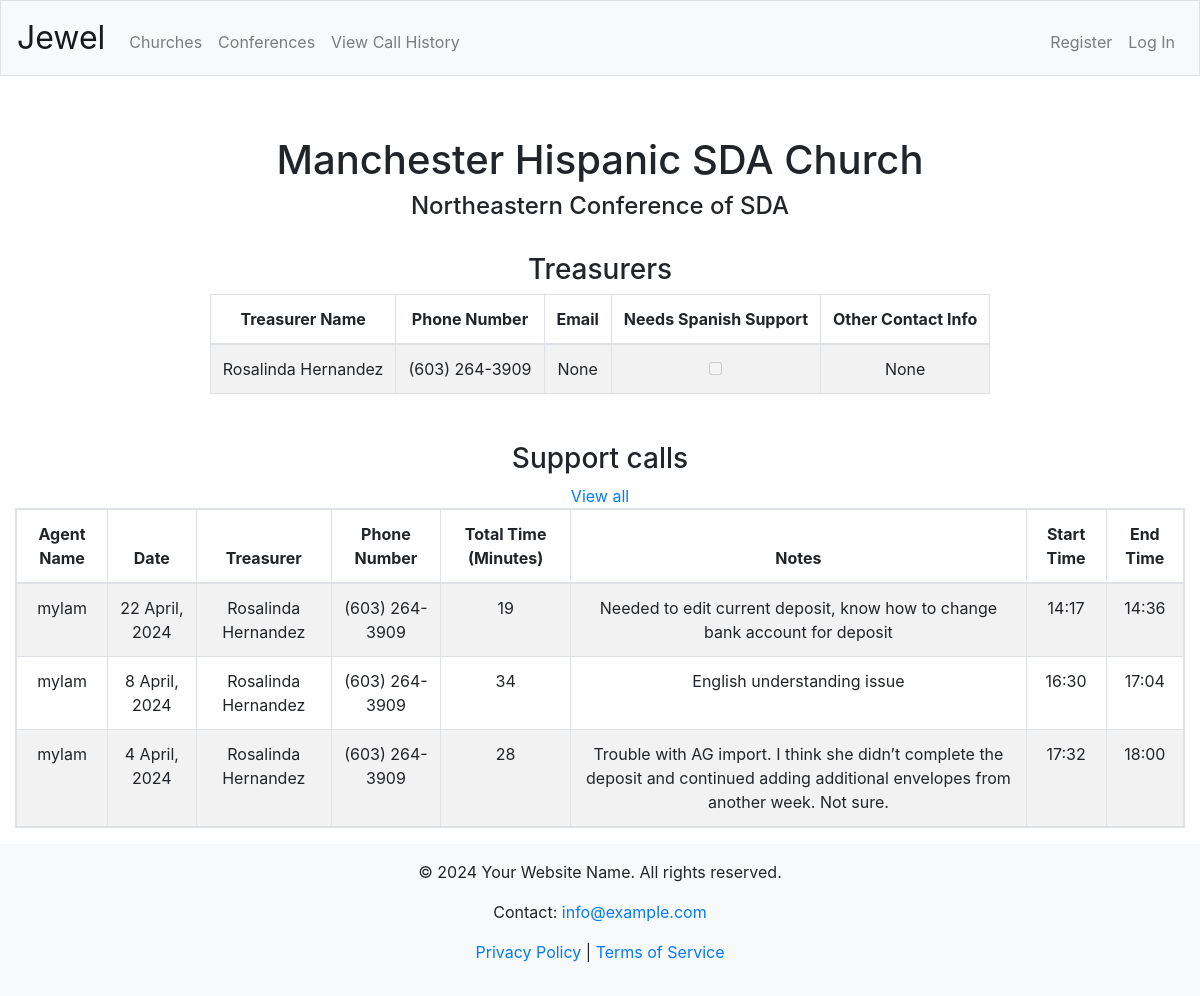
The app's page /churches?churchID=3789 with its own data.
### tables this page shows
CREATE TABLE Churches (
    id INTEGER PRIMARY KEY AUTOINCREMENT,
    conferenceID INTEGER NOT NULL,
    name TEXT,
    notes TEXT,
    eAdventistID TEXT UNIQUE,
    FOREIGN KEY (conferenceID) REFERENCES Conferences(id)
);

CREATE TABLE Conferences (
    id INTEGER PRIMARY KEY AUTOINCREMENT,
    name TEXT,
    supported INTEGER DEFAULT 1 CHECK (supported IN (0, 1)),
    eAdventistID TEXT UNIQUE
);

CREATE TABLE Treasurers (
    id INTEGER PRIMARY KEY AUTOINCREMENT,
    churchID INTEGER NOT NULL,
    name TEXT,
    phoneNumber TEXT,
    email TEXT,
    needSpanish INTEGER DEFAULT 0 CHECK (needSpanish IN (0, 1)), otherContactInfo TEXT,
    FOREIGN KEY (churchID) REFERENCES Churches(id)
);

CREATE TABLE SupportCalls (
    id INTEGER PRIMARY KEY AUTOINCREMENT,
    treasurerID INTEGER NOT NULL,
    agentID INTEGER NOT NULL,
    date TEXT,
    startTime TEXT,
    endTime TEXT,
    totalTime TEXT,
    notes TEXT,
    visible INTEGER DEFAULT 1 CHECK (visible IN (0, 1)),
    FOREIGN KEY (treasurerID) REFERENCES Treasurers(id),
    FOREIGN KEY (agentID) REFERENCES Users(id)
);

CREATE TABLE Users (
    id INTEGER PRIMARY KEY AUTOINCREMENT,
    username VARCHAR(20) UNIQUE NOT NULL,
    hash VARCHAR(64) NOT NULL,
    password VARCHAR(50) NOT NULL,
    email TEXT,
    admin INTEGER DEFAULT 0 CHECK (admin IN (0, 1)),
    phone TEXT
);

### app.py (the view)
@app.route("/churches")
def churches():
    churchID = request.args.get('churchID')
    if churchID:
        church = dbExecute("""SELECT con.name AS conferenceName,
                            ch.name AS churchName,
                            ch.id AS churchID,
                            con.id AS conferenceID
                            FROM Conferences con, Churches ch
                            WHERE ch.conferenceID = con.id AND ch.id = ?;""", churchID)
        if not church:
            return redirect("/churches")
        church = church[0]
        treasurers = dbExecute("SELECT * FROM Treasurers WHERE churchID = ?", churchID)
        calls = getSupportCallsWithOptionalFilters("church", churchID)
        return render_template("church-info.html", church=church, treasurers=treasurers, calls=calls)
    churches = dbExecute("""SELECT c.*,
                            con.name AS conferenceName
                            FROM Churches c, Conferences con
                            WHERE c.conferenceID = con.id;""")
    return render_template("churches.html", churches=churches)

### app.py (called while the page is built)
@app.after_request
def after_request(response):
    response.headers["Cache-Control"] = "no-cache, no-store, must-revalidate"
    response.headers["Expires"] = 0
    response.headers["Pragma"] = "no-cache"
    return response

### db_helpers.py (called while the page is built)
def dbExecute(sqlCode, *args):
    result = None
    if len(args) != 0:
        if type(args[0]) == dict:
            result = db.session.execute(text(sqlCode), args[0])
        else:
            d = {}
            for i in range(len(args)):
                sqlCode = sqlCode.replace("?", ":named" + str(i), 1)
                d["named" + str(i)] = args[i]
            result = db.session.execute(text(sqlCode), d)
    else:
        result = db.session.execute(text(sqlCode))
    try:
        keys = list(result.keys())
        rows = result.fetchall()
        toReturn = []
        for row in rows:
            obj = {}
            for i in range(len(keys)):
                obj[keys[i]] = row[i]
            toReturn.append(obj)
        return toReturn
    except Exception as e:
        db.session.commit()

### helpers.py (called while the page is built)
def sortByID(item):
        return item["id"]

### templates/church-info.html (shortened to what this page needs)
{% extends "layout.html" %}
{% block main %}
<h1>{{ church.churchName }}</h1>
<h4>{{ church.conferenceName }}</h4>
<br>
<h3>Treasurers</h3>
<table id="treasurersTable" class="table table-bordered table-striped table-responsive">
    <thead>
        <tr>
            <th>Treasurer Name</th>
            <th>Phone Number</th>
            <th>Email</th>
            <th>Needs Spanish Support</th>
            <th>Other Contact Info</th>
        </tr>
    </thead>
    <tbody>
    {% for treasurer in treasurers %}
        <tr id="treasurer#{{ treasurer.id }}">
            <td>{{ treasurer.name }}</td>
            <td>{{ treasurer.phoneNumber }}</td>
            <td>{{ treasurer.email }}</td>
            <td><input type="checkbox" {% if treasurer.needsSpanish %}checked{% endif %} disabled></td>
            <td>{{ treasurer.otherContactInfo }}</td>
        </tr>
    {% endfor %}
    </tbody>
</table>
<br>
<br>
<br>
<h3>Support calls</h3>
<a href="/view-calls?churchID={{ church.churchID }}">View all</a>
<br>
{% with selection=church, doPaging=True %}
    {% include "calls-table.html" %}
{% endwith %}
{% endblock %}

### templates/calls-table.html (shortened to what this page needs)
{% set months = ["", "January", "February", "March", "April", "May", "June", "July", "August", "September", "October", "November", "December"] %}
<table id="callsTable" class="table table-bordered table-striped table-responsive">
    <thead>
        <tr>
            <th>Agent Name</th>
            <th>Date</th>
            <th>Treasurer</th>
            <th>Phone Number</th>
            <th>Total Time (Minutes)</th>
            <th>Notes</th>
            <th>Start Time</th>
            <th>End Time</th>
        </tr>
    </thead>
    <tbody>
    {% for call in calls %}
        <tr id="call#{{ call.id }}">
            <td>{{ call.agentName }}</td>
            {% set date_components = call.date.split('-') %}
            {% set day = date_components[0]|int %}
            {% set month = date_components[1]|int %}
            {% set year = date_components[2]|int %}
            {% set month_name = months[month] %}
            <td>{{ day }} {{ month_name }}, {{ year }}</td>
            <td>{{ call.treasurerName }}</td>
            <td>{{ call.treasurerPhone }}</td>
            <td>{{ call.totalTime }}</td>
            <td>{{ call.notes }}</td>
            <td>{{ call.startTime }}</td>
            <td>{{ call.endTime }}</td>
        </tr>
    {% endfor %}
    </tbody>
</table>

### static/styles.css (style rules this page uses)
.table { max-width: 100%; overflow-x: auto; }

### templates/church-info.html (style rules this page uses)
#treasurersTable { display: inline; border: none; }

### records on screen
Churches: churchName "Manchester Hispanic SDA Church"
Conferences: conferenceName "Northeastern Conference of SDA"
Treasurers: name "Rosalinda Hernandez", phoneNumber "(603) 264-3909", email "None", otherContactInfo "None"
SupportCalls: agentName "mylam", day "22", month_name "April", year "2024", treasurerName "Rosalinda Hernandez", treasurerPhone "(603) 264-3909", totalTime "19", notes "Needed to edit current deposit, know how to change bank account for deposit", startTime "14:17", endTime "14:36"
SupportCalls: agentName "mylam", day "8", month_name "April", year "2024", treasurerName "Rosalinda Hernandez", treasurerPhone "(603) 264-3909", totalTime "34", notes "English understanding issue", startTime "16:30", endTime "17:04"
SupportCalls: agentName "mylam", day "4", month_name "April", year "2024", treasurerName "Rosalinda Hernandez", treasurerPhone "(603) 264-3909", totalTime "28", notes "Trouble with AG import. I think she didn’t complete the deposit and continued adding additional envelopes from another week. Not sure.", startTime "17:32", endTime "18:00"
